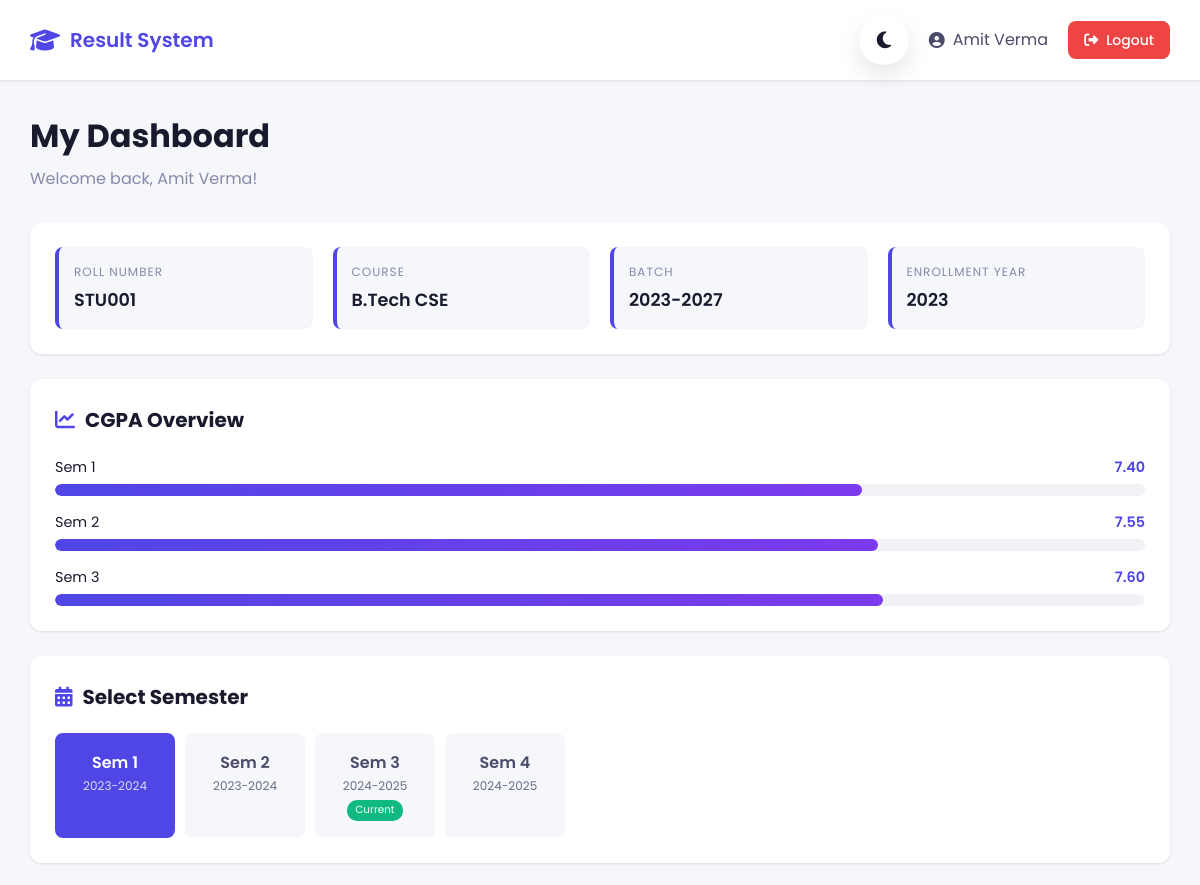
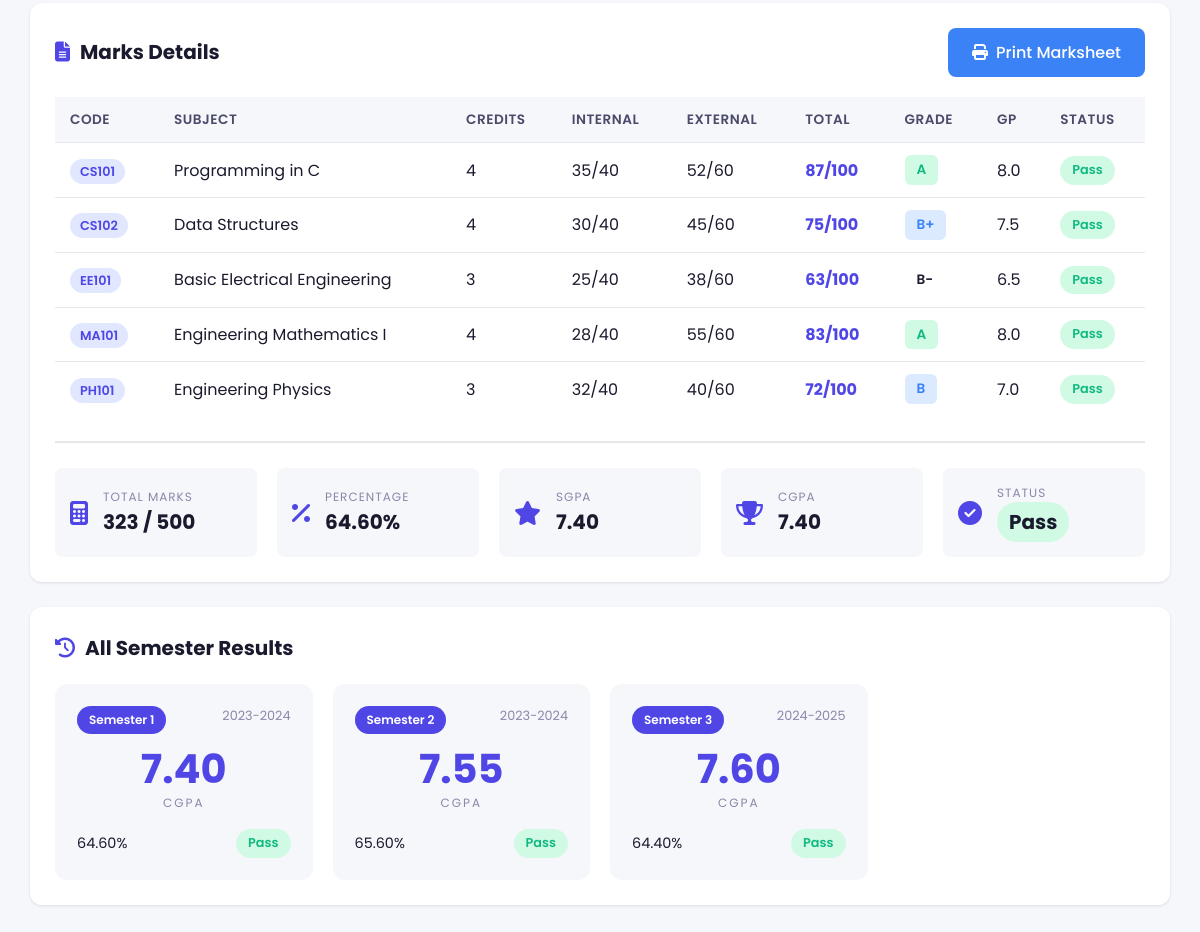
Page /student_dashboard.php?semester=1 (signed in) on the committed database (2 pictures, top to bottom).
### tables this page shows
CREATE TABLE students (
    id INT AUTO_INCREMENT PRIMARY KEY,
    user_id INT NOT NULL,
    roll_number VARCHAR(20) UNIQUE NOT NULL,
    student_name VARCHAR(100) NOT NULL,
    course VARCHAR(50) NOT NULL,
    batch VARCHAR(20) NOT NULL,
    enrollment_year INT NOT NULL,
    FOREIGN KEY (user_id) REFERENCES users(id) ON DELETE CASCADE
);

CREATE TABLE marksheets (
    id INT AUTO_INCREMENT PRIMARY KEY,
    student_id INT NOT NULL,
    semester_id INT NOT NULL,
    total_marks INT DEFAULT 0,
    max_possible_marks INT DEFAULT 0,
    percentage DECIMAL(5,2) DEFAULT 0,
    sgpa DECIMAL(3,2) DEFAULT 0,
    cgpa DECIMAL(3,2) DEFAULT 0,
    result_status ENUM('pass', 'fail', 'promoted', 'pending') DEFAULT 'pending',
    generated_at TIMESTAMP DEFAULT CURRENT_TIMESTAMP,
    FOREIGN KEY (student_id) REFERENCES students(id) ON DELETE CASCADE,
    FOREIGN KEY (semester_id) REFERENCES semesters(id) ON DELETE CASCADE,
    UNIQUE KEY unique_marksheet (student_id, semester_id)
);

CREATE TABLE semesters (
    id INT AUTO_INCREMENT PRIMARY KEY,
    semester_number INT NOT NULL,
    semester_name VARCHAR(50) NOT NULL,
    academic_year VARCHAR(20) NOT NULL,
    is_current BOOLEAN DEFAULT FALSE
);

CREATE TABLE results (
    id INT AUTO_INCREMENT PRIMARY KEY,
    student_id INT NOT NULL,
    subject_id INT NOT NULL,
    semester_id INT NOT NULL,
    internal_marks INT DEFAULT 0,
    external_marks INT DEFAULT 0,
    total_marks INT GENERATED ALWAYS AS (internal_marks + external_marks) STORED,
    grade VARCHAR(2),
    grade_point DECIMAL(3,1),
    status ENUM('pass', 'fail', 'pending') NOT NULL DEFAULT 'pending',
    created_at TIMESTAMP DEFAULT CURRENT_TIMESTAMP,
    updated_at TIMESTAMP DEFAULT CURRENT_TIMESTAMP ON UPDATE CURRENT_TIMESTAMP,
    FOREIGN KEY (student_id) REFERENCES students(id) ON DELETE CASCADE,
    FOREIGN KEY (subject_id) REFERENCES subjects(id) ON DELETE CASCADE,
    FOREIGN KEY (semester_id) REFERENCES semesters(id) ON DELETE CASCADE,
    UNIQUE KEY unique_result (student_id, subject_id, semester_id)
);

CREATE TABLE subjects (
    id INT AUTO_INCREMENT PRIMARY KEY,
    subject_code VARCHAR(20) UNIQUE NOT NULL,
    subject_name VARCHAR(100) NOT NULL,
    semester_id INT NOT NULL,
    course VARCHAR(50) NOT NULL,
    max_marks INT DEFAULT 100,
    passing_marks INT DEFAULT 40,
    credit INT DEFAULT 4,
    FOREIGN KEY (semester_id) REFERENCES semesters(id) ON DELETE CASCADE
);

### student_dashboard.php (the view, shortened to what this page needs)
<?php
require_once 'includes/config.php';
$student_id = getStudentId();
$stmt = $pdo->prepare("SELECT * FROM students WHERE id = ?");
$stmt->execute([$student_id]);
$student = $stmt->fetch(PDO::FETCH_ASSOC);
$stmt = $pdo->prepare("SELECT * FROM semesters ORDER BY semester_number");
$stmt->execute();
$semesters = $stmt->fetchAll(PDO::FETCH_ASSOC);
$selected_semester = $_GET['semester'] ?? null;
if ($selected_semester) {
    $stmt = $pdo->prepare("
        SELECT r.*, s.subject_code, s.subject_name, s.max_marks, s.passing_marks, s.credit
        FROM results r
        JOIN subjects s ON r.subject_id = s.id
        WHERE r.student_id = ? AND r.semester_id = ?
        ORDER BY s.subject_code
    ");
    $stmt->execute([$student_id, $selected_semester]);
    $results = $stmt->fetchAll(PDO::FETCH_ASSOC);
    $stmt = $pdo->prepare("SELECT * FROM marksheets WHERE student_id = ? AND semester_id = ?");
    $stmt->execute([$student_id, $selected_semester]);
    $marksheets = $stmt->fetch(PDO::FETCH_ASSOC);
}
$stmt = $pdo->prepare("
    SELECT m.*, s.semester_name, s.semester_number, s.academic_year
    FROM marksheets m
    JOIN semesters s ON m.semester_id = s.id
    WHERE m.student_id = ?
    ORDER BY s.semester_number
");
$stmt->execute([$student_id]);
$all_marksheets = $stmt->fetchAll(PDO::FETCH_ASSOC);
?>
<!DOCTYPE html>
<html lang="en">
<head>
    <link rel="stylesheet" href="css/style.css">
    <link rel="stylesheet" href="https://cdnjs.cloudflare.com/ajax/libs/font-awesome/6.4.0/css/all.min.css">
</head>
<body>
    <nav class="navbar">
        <div class="nav-brand">
            <i class="fas fa-graduation-cap"></i>
            <span>Result System</span>
        </div>
        <div class="nav-right">
            <button class="theme-toggle" id="themeToggle">
                <i class="fas fa-moon"></i>
            </button>
            <div class="user-info">
                <i class="fas fa-user-circle"></i>
                <span><?php echo $student['student_name']; ?></span>
            </div>
            <a href="logout.php" class="btn btn-logout">
                <i class="fas fa-sign-out-alt"></i>
                Logout
            </a>
        </div>
    </nav>
    <div class="container">
        <div class="dashboard-header">
            <h1>My Dashboard</h1>
            <p>Welcome back, <?php echo $student['student_name']; ?>!</p>
        </div>
        <div class="student-info-card">
            <div class="info-grid">
                <div class="info-item">
                    <label>Roll Number</label>
                    <span><?php echo $student['roll_number']; ?></span>
                </div>
                <div class="info-item">
                    <label>Course</label>
                    <span><?php echo $student['course']; ?></span>
                </div>
                <div class="info-item">
                    <label>Batch</label>
                    <span><?php echo $student['batch']; ?></span>
                </div>
                <div class="info-item">
                    <label>Enrollment Year</label>
                    <span><?php echo $student['enrollment_year']; ?></span>
                </div>
            </div>
        </div>
        <?php if (!empty($all_marksheets)): ?>
        <div class="section-card">
            <h2><i class="fas fa-chart-line"></i> CGPA Overview</h2>
            <div class="cgpa-chart">
                <?php foreach ($all_marksheets as $ms): ?>
                <div class="cgpa-bar">
                    <div class="bar-label">
                        <span>Sem <?php echo $ms['semester_number']; ?></span>
                        <span class="cgpa-value"><?php echo $ms['cgpa']; ?></span>
                    </div>
                    <div class="bar-track">
                        <div class="bar-fill" style="width: <?php echo ($ms['cgpa'] / 10) * 100; ?>%"></div>
                    </div>
                </div>
                <?php endforeach; ?>
            </div>
        </div>
        <?php endif; ?>
        <div class="section-card">
            <h2><i class="fas fa-calendar-alt"></i> Select Semester</h2>
            <div class="semester-tabs">
                <?php foreach ($semesters as $sem): ?>
                <a href="?semester=<?php echo $sem['id']; ?>"
                   class="semester-tab <?php echo $selected_semester == $sem['id'] ? 'active' : ''; ?>">
                    <span class="sem-number">Sem <?php echo $sem['semester_number']; ?></span>
                    <span class="sem-year"><?php echo $sem['academic_year']; ?></span>
                    <?php if ($sem['is_current']): ?>
                        <span class="current-badge">Current</span>
                    <?php endif; ?>
                </a>
                <?php endforeach; ?>
            </div>
        </div>
        <?php if ($selected_semester && isset($results)): ?>
        <div class="section-card" id="resultSection">
            <div class="section-header">
                <h2><i class="fas fa-file-alt"></i> Marks Details</h2>
                <button class="btn btn-print" onclick="window.print()">
                    <i class="fas fa-print"></i> Print Marksheet
                </button>
            </div>
            <div class="table-responsive">
                <table class="data-table" id="marksTable">
                    <thead>
                        <tr>
                            <th>Code</th>
                            <th>Subject</th>
                            <th>Credits</th>
                            <th>Internal</th>
                            <th>External</th>
                            <th>Total</th>
                            <th>Grade</th>
                            <th>GP</th>
                            <th>Status</th>
                        </tr>
                    </thead>
                    <tbody>
                        <?php foreach ($results as $r): ?>
                        <tr>
                            <td><span class="badge"><?php echo $r['subject_code']; ?></span></td>
                            <td><?php echo $r['subject_name']; ?></td>
                            <td><?php echo $r['credit']; ?></td>
                            <td><?php echo $r['internal_marks']; ?>/40</td>
                            <td><?php echo $r['external_marks']; ?>/60</td>
                            <td class="total-marks"><?php echo $r['total_marks']; ?>/100</td>
                            <td><span class="grade grade-<?php echo strtolower(str_replace('+', 'plus', $r['grade'])); ?>"><?php echo $r['grade']; ?></span></td>
                            <td><?php echo $r['grade_point']; ?></td>
                            <td>
                                <span class="status status-<?php echo $r['status']; ?>">
                                    <?php echo ucfirst($r['status']); ?>
                                </span>
                            </td>
                        </tr>
                        <?php endforeach; ?>
                    </tbody>
                </table>
            </div>
            <?php if ($marksheets): ?>
            <div class="marksheet-summary">
                <div class="summary-grid">
                    <div class="summary-item">
                        <i class="fas fa-calculator"></i>
                        <div>
                            <label>Total Marks</label>
                            <span><?php echo $marksheets['total_marks']; ?> / <?php echo $marksheets['max_possible_marks']; ?></span>
                        </div>
                    </div>
                    <div class="summary-item">
                        <i class="fas fa-percentage"></i>
                        <div>
                            <label>Percentage</label>
                            <span><?php echo $marksheets['percentage']; ?>%</span>
                        </div>
                    </div>
                    <div class="summary-item">
                        <i class="fas fa-star"></i>
                        <div>
                            <label>SGPA</label>
                            <span><?php echo $marksheets['sgpa']; ?></span>
                        </div>
                    </div>
                    <div class="summary-item">
                        <i class="fas fa-trophy"></i>
                        <div>
                            <label>CGPA</label>
                            <span><?php echo $marksheets['cgpa']; ?></span>
                        </div>
                    </div>
                    <div class="summary-item">
                        <i class="fas fa-check-circle"></i>
                        <div>
                            <label>Status</label>
                            <span class="status status-<?php echo $marksheets['result_status']; ?>">
                                <?php echo ucfirst($marksheets['result_status']); ?>
                            </span>
                        </div>
                    </div>
                </div>
            </div>
            <?php endif; ?>
        </div>
        <?php endif; ?>
        <?php if (!empty($all_marksheets)): ?>
        <div class="section-card">
            <h2><i class="fas fa-history"></i> All Semester Results</h2>
            <div class="marksheets-grid">
                <?php foreach ($all_marksheets as $ms): ?>
                <a href="?semester=<?php echo $ms['semester_id']; ?>" class="marksheet-card">
                    <div class="card-header">
                        <span class="sem-badge">Semester <?php echo $ms['semester_number']; ?></span>
                        <span class="year-badge"><?php echo $ms['academic_year']; ?></span>
                    </div>
                    <div class="card-body">
                        <div class="cgpa-display">
                            <span class="cgpa-number"><?php echo $ms['cgpa']; ?></span>
                            <span class="cgpa-label">CGPA</span>
                        </div>
                        <div class="card-stats">
                            <span><?php echo $ms['percentage']; ?>%</span>
                            <span class="status status-<?php echo $ms['result_status']; ?>">
                                <?php echo ucfirst($ms['result_status']); ?>
                            </span>
                        </div>
                    </div>
                </a>
                <?php endforeach; ?>
            </div>
        </div>
        <?php endif; ?>
    </div>
</body>
</html>

### rows in the picture
students: student_name "Amit Verma", roll_number "STU001", course "B.Tech CSE", batch "2023-2027", enrollment_year "2023"
marksheets: semester.semester_number "1", cgpa "7.40", total_marks "323", max_possible_marks "500", percentage "64.60", sgpa "7.40", result_status "Pass", semester.academic_year "2023-2024"
marksheets: semester.semester_number "2", cgpa "7.55", semester.academic_year "2023-2024", percentage "65.60", result_status "Pass"
marksheets: semester.semester_number "3", cgpa "7.60", semester.academic_year "2024-2025", percentage "64.40", result_status "Pass"
semesters: semester_number "1", academic_year "2023-2024"
semesters: semester_number "2", academic_year "2023-2024"
semesters: semester_number "3", academic_year "2024-2025", is_current "Current"
semesters: semester_number "4", academic_year "2024-2025"
results: subject.subject_code "CS101", subject.subject_name "Programming in C", subject.credit "4", internal_marks "35", external_marks "52", total_marks "87", grade "A", grade_point "8.0", status "Pass"
results: subject.subject_code "CS102", subject.subject_name "Data Structures", subject.credit "4", internal_marks "30", external_marks "45", total_marks "75", grade "B+", grade_point "7.5", status "Pass"
results: subject.subject_code "EE101", subject.subject_name "Basic Electrical Engineering", subject.credit "3", internal_marks "25", external_marks "38", total_marks "63", grade "B-", grade_point "6.5", status "Pass"
results: subject.subject_code "MA101", subject.subject_name "Engineering Mathematics I", subject.credit "4", internal_marks "28", external_marks "55", total_marks "83", grade "A", grade_point "8.0", status "Pass"
results: subject.subject_code "PH101", subject.subject_name "Engineering Physics", subject.credit "3", internal_marks "32", external_marks "40", total_marks "72", grade "B", grade_point "7.0", status "Pass"
